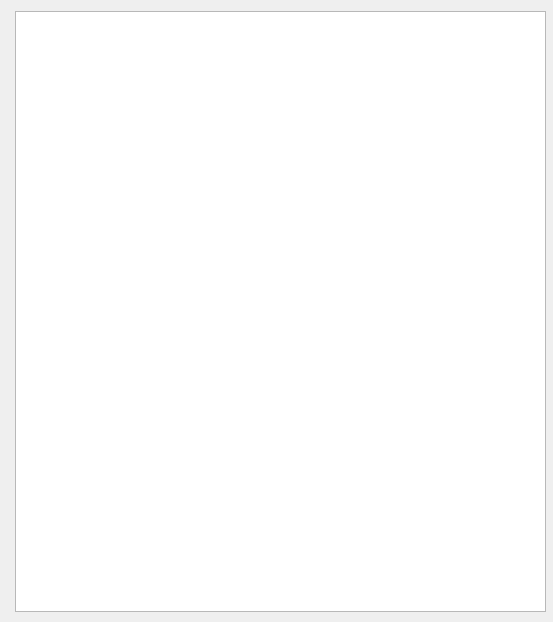
<?xml version="1.0" encoding="UTF-8"?>
<ui version="4.0">
 <class>MapView</class>
 <widget class="QWidget" name="MapView">
  <property name="geometry">
   <rect>
    <x>0</x>
    <y>0</y>
    <width>553</width>
    <height>622</height>
   </rect>
  </property>
  <property name="windowTitle">
   <string>Form</string>
  </property>
  <widget class="QGraphicsView" name="graphicsView">
   <property name="geometry">
    <rect>
     <x>15</x>
     <y>11</y>
     <width>531</width>
     <height>601</height>
    </rect>
   </property>
  </widget>
 </widget>
 <resources/>
 <connections/>
</ui>
